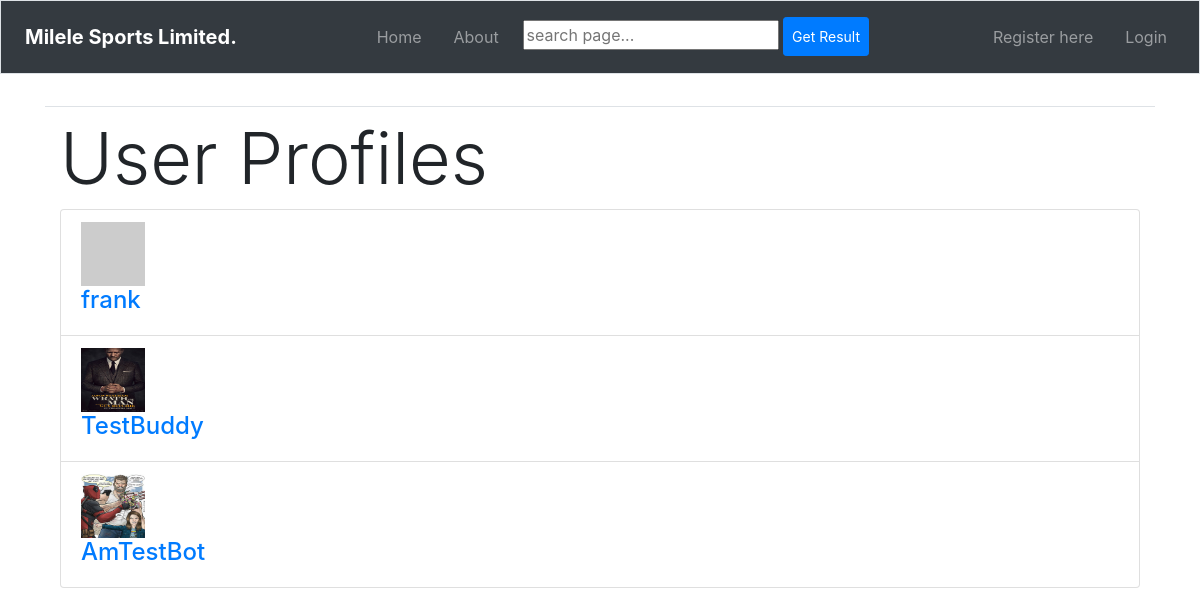
/profile/, run on the app's committed database.
### sportsApp/models.py (models this page shows, shortened)
class UserProfile(models.Model):
    user = models.OneToOneField(User, on_delete=models.CASCADE)
    picture = models.ImageField(upload_to='profile_images', blank=True)
    message = models.TextField(blank=True)

### sportsApp/views.py (the view)
class ListProfileView(generic.ListView):
    model = UserProfile
    template_name = 'sportsApp/list_profiles.html'
    context_object_name = 'userprofile_list'

### templates/sportsApp/list_profiles.html (shortened to what this page needs)
{% extends 'sportsApp/base.html' %}
{% load static %}
{% block body_block %}
<div class="container">
<h1 class="display-3">User Profiles</h1>
<div class="panel">
    {% if userprofile_list %}
    <div class="panel-heading">
        <div class="panel-body">
            <div class="list-group">
                {% for listuser in userprofile_list %}
                <div class="list-group-item">
                    {% if listuser.picture %}
                    <img width="64" height="64"
                    src="{{ MEDIA_URL}}{{listuser.picture}}"/>
                    {% else %}
                    <img src="https://via.placeholder.com/64x64.png?text=IMAGE">
                    {% endif %}
                    <h4 class="list-group-item-heading">
                    <a href=
                    "{% url 'sportsApp:profile' listuser.user.username %}">
                    {{ listuser.user.username }}</a>
                    </h4>
                </div>
                {% endfor %}
            </div>
        </div>
    </div>
    {% else %}
        <p>There are no users for the site.</p>
    {% endif %}
</div>
</div>
{% endblock %}

### data on the page
UserProfile: user.username "frank"
UserProfile: picture (picture), user.username "TestBuddy"
UserProfile: picture (picture), user.username "AmTestBot"
